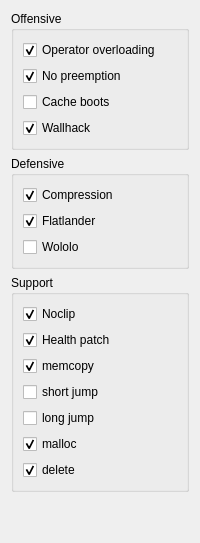
              <widget class="QWidget" name="Hacks">
               <attribute name="title">
                <string>Hacks</string>
               </attribute>
               <layout class="QVBoxLayout" name="verticalLayout_9">
                <item>
                 <widget class="QGroupBox" name="groupBox_22">
                  <property name="title">
                   <string>Offensive</string>
                  </property>
                  <property name="flat">
                   <bool>false</bool>
                  </property>
                  <layout class="QVBoxLayout" name="verticalLayout_41">
                   <item>
                    <widget class="QCheckBox" name="checkBox_52">
                     <property name="text">
                      <string>Operator overloading</string>
                     </property>
                     <property name="checked">
                      <bool>true</bool>
                     </property>
                    </widget>
                   </item>
                   <item>
                    <widget class="QCheckBox" name="checkBox_50">
                     <property name="text">
                      <string>No preemption</string>
                     </property>
                     <property name="checked">
                      <bool>true</bool>
                     </property>
                    </widget>
                   </item>
                   <item>
                    <widget class="QCheckBox" name="checkBox_47">
                     <property name="text">
                      <string>Cache boots</string>
                     </property>
                     <property name="checked">
                      <bool>false</bool>
                     </property>
                    </widget>
                   </item>
                   <item>
                    <widget class="QCheckBox" name="checkBox_41">
                     <property name="text">
                      <string>Wallhack </string>
                     </property>
                     <property name="checked">
                      <bool>true</bool>
                     </property>
                    </widget>
                   </item>
                  </layout>
                 </widget>
                </item>
                <item>
                 <widget class="QGroupBox" name="groupBox_21">
                  <property name="title">
                   <string>Defensive</string>
                  </property>
                  <property name="flat">
                   <bool>false</bool>
                  </property>
                  <layout class="QVBoxLayout" name="verticalLayout_40">
                   <item>
                    <widget class="QCheckBox" name="checkBox_49">
                     <property name="text">
                      <string>Compression </string>
                     </property>
                     <property name="checked">
                      <bool>true</bool>
                     </property>
                    </widget>
                   </item>
                   <item>
                    <widget class="QCheckBox" name="checkBox_48">
                     <property name="text">
                      <string>Flatlander </string>
                     </property>
                     <property name="checked">
                      <bool>true</bool>
                     </property>
                    </widget>
                   </item>
                   <item>
                    <widget class="QCheckBox" name="checkBox_53">
                     <property name="text">
                      <string>Wololo </string>
                     </property>
                    </widget>
                   </item>
                  </layout>
                 </widget>
                </item>
                <item>
                 <widget class="QGroupBox" name="groupBox_23">
                  <property name="title">
                   <string>Support</string>
                  </property>
                  <property name="flat">
                   <bool>false</bool>
                  </property>
                  <layout class="QVBoxLayout" name="verticalLayout_42">
                   <item>
                    <widget class="QCheckBox" name="checkBox_42">
                     <property name="text">
                      <string>Noclip </string>
                     </property>
                     <property name="checked">
                      <bool>true</bool>
                     </property>
                    </widget>
                   </item>
                   <item>
                    <widget class="QCheckBox" name="checkBox_39">
                     <property name="text">
                      <string>Health patch</string>
                     </property>
                     <property name="checked">
                      <bool>true</bool>
                     </property>
                    </widget>
                   </item>
                   <item>
                    <widget class="QCheckBox" name="checkBox_45">
                     <property name="enabled">
                      <bool>true</bool>
                     </property>
                     <property name="text">
                      <string>memcopy </string>
                     </property>
                     <property name="checked">
                      <bool>true</bool>
                     </property>
                    </widget>
                   </item>
                   <item>
                    <widget class="QCheckBox" name="checkBox_44">
                     <property name="text">
                      <string>short jump</string>
                     </property>
                     <property name="checked">
                      <bool>false</bool>
                     </property>
                    </widget>
                   </item>
                   <item>
                    <widget class="QCheckBox" name="checkBox_54">
                     <property name="enabled">
                      <bool>true</bool>
                     </property>
                     <property name="text">
                      <string>long jump</string>
                     </property>
                     <property name="checked">
                      <bool>false</bool>
                     </property>
                    </widget>
                   </item>
                   <item>
                    <widget class="QCheckBox" name="checkBox_40">
                     <property name="text">
                      <string>malloc </string>
                     </property>
                     <property name="checked">
                      <bool>true</bool>
                     </property>
                    </widget>
                   </item>
                   <item>
                    <widget class="QCheckBox" name="checkBox_46">
                     <property name="text">
                      <string>delete </string>
                     </property>
                     <property name="checked">
                      <bool>true</bool>
                     </property>
                    </widget>
                   </item>
                  </layout>
                 </widget>
                </item>
                <item>
                 <spacer name="verticalSpacer_13">
                  <property name="orientation">
                   <enum>Qt::Vertical</enum>
                  </property>
                  <property name="sizeHint" stdset="0">
                   <size>
                    <width>20</width>
                    <height>40</height>
                   </size>
                  </property>
                 </spacer>
                </item>
               </layout>
              </widget>
